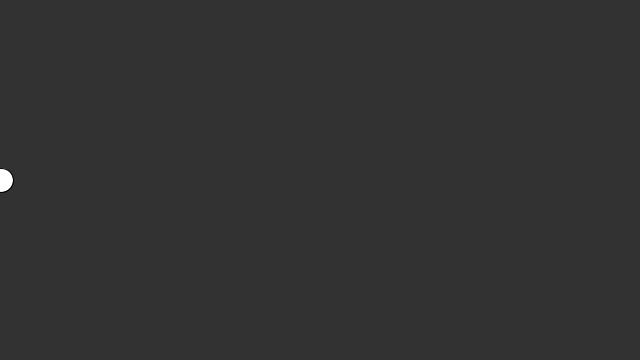
Frame 1 (no input)
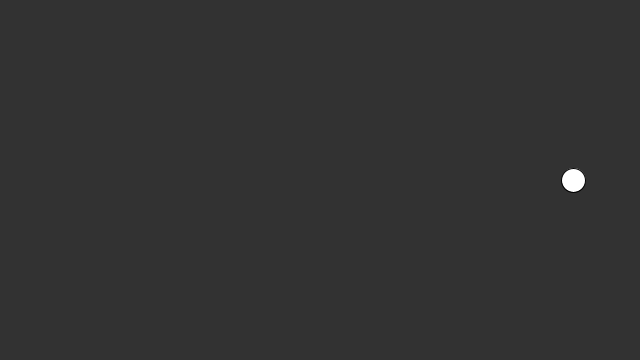
Frame 60 (the mouse pressed at the canvas centre just before this capture)
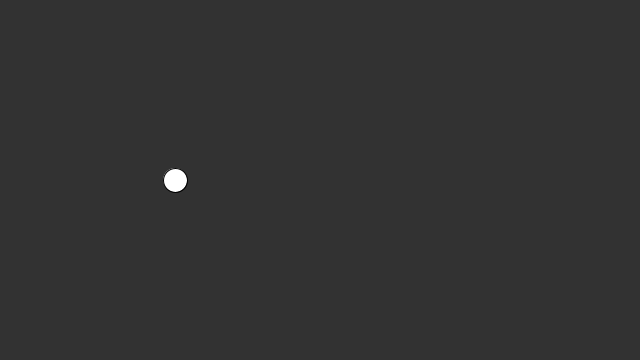
Frame 120 (the mouse held since frame 60 and released just before this capture)

The Processing sketch that drew these frames (run headless with seeded random() and noise(); from frame 60 on, the mouse is pressed at the canvas centre):

// Processing sketch: circle
// ── circle.pde
float circleX = 1;
float velocity = 10;

void setup() {
  size(640, 360);
}

void draw() {
  background(50);
  fill(255);
  ellipse(circleX, 180, 24, 24);
  if(circleX >= width || circleX <= 0) {
    velocity *= -1;
  }
  velocity*= 0.999;
  circleX += velocity;
}
